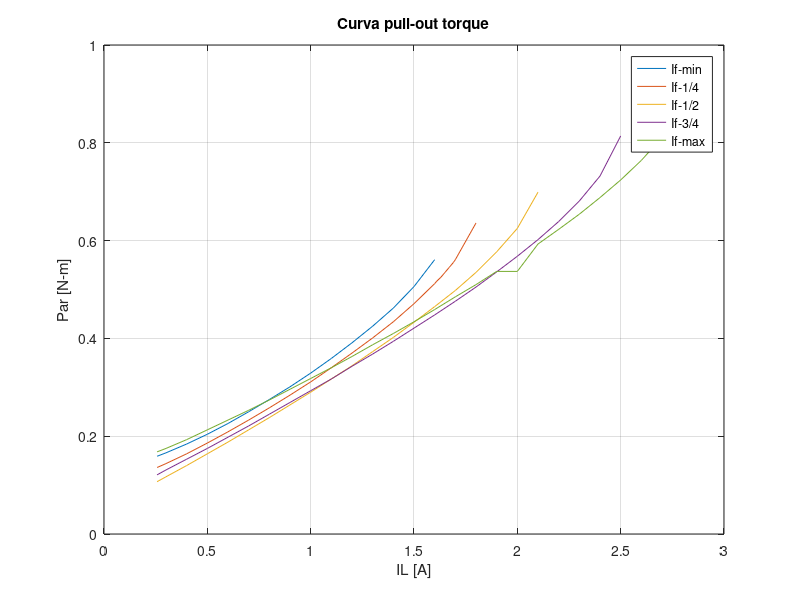

The MATLAB source for this figure:
clear
close all
load('datos_2.mat')
plot(Par,IL)
ylabel('Par [N-m]');
grid
xlabel('IL [A]')
title ('Curva pull-out torque')
hold on
load('datos_3.mat')
plot(Par,IL)
load('datos_4.mat')
plot(Par,IL)
load('datos_5.mat')
plot(Par,IL)
load('datos_6.mat')
plot(Par,IL)


legend('If-min','If-1/4','If-1/2','If-3/4','If-max')

%xlim([0.2,1.8])
